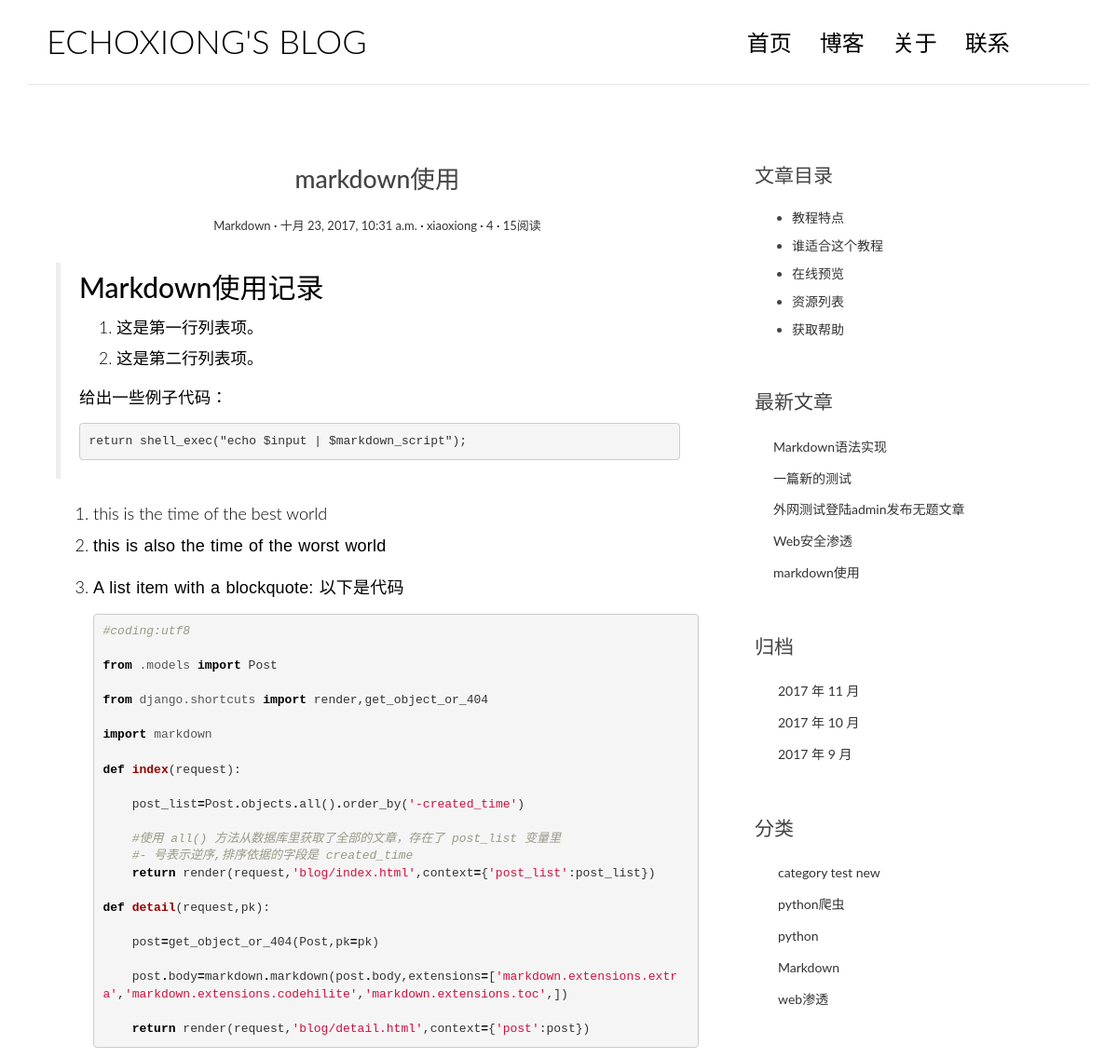
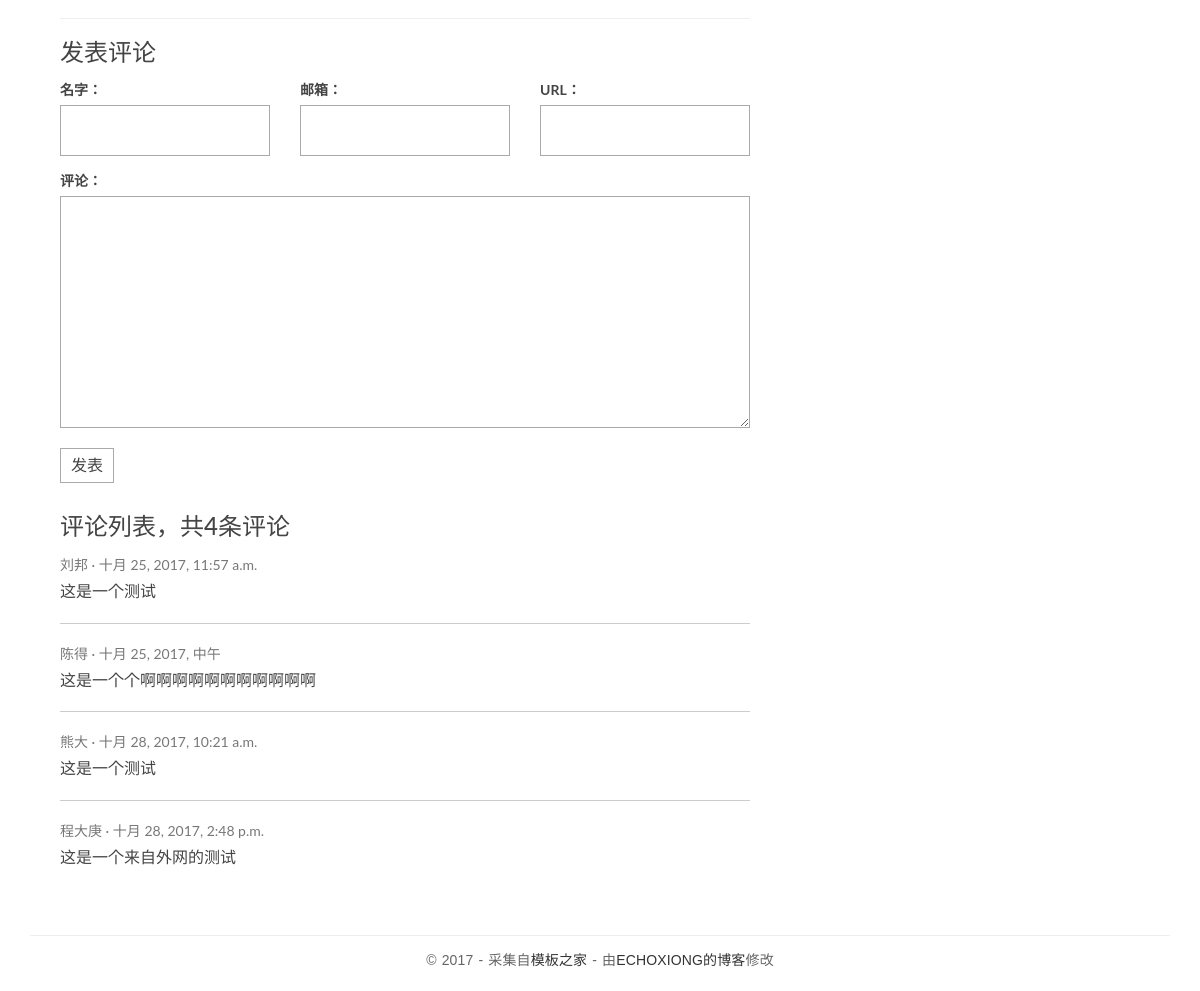
Screenshot of /post/3/ with the database file from the repository (2 pictures, top to bottom).
### blog/models.py (models this page shows, shortened)
class Post(models.Model):
    title=models.TextField()
    body=models.TextField()
    created_time=models.DateTimeField()
    modified_time=models.DateTimeField()
    views=models.PositiveIntegerField(default=0)
    def increase_views(self):
        self.views+=1
        self.save(update_fields=['views'])
    excerpt=models.CharField(max_length=200,blank=True)
    category=models.ForeignKey(Category)
    tags=models.ManyToManyField(Tag,blank=True)
    author=models.ForeignKey(User)
    def get_absolute_url(self):
        return reverse('blog:detail',kwargs={'pk':self.pk})
    def save(self,*args,**kwargs):
        if not self.excerpt: #如果没有填写摘要
            md=markdown.Markdown(extensions=['markdown.extensions.extra','markdown.extensions.codehilite'])
            self.excerpt=strip_tags(md.convert(self.body))[:54]
        super(Post,self).save(*args,**kwargs)
    class Meta:
        ordering=['-created_time']

class Category(models.Model):
    name=models.CharField(max_length=100)

### comments/models.py (models this page shows, shortened)
class Comment(models.Model):
    name=models.CharField(max_length=100)
    email=models.EmailField(max_length=255)
    url=models.URLField(blank=True)
    text=models.TextField()
    created_time=models.DateTimeField(auto_now_add=True)
    post=models.ForeignKey('blog.Post')

### blog/views.py (the view)
# urls.py: url(r'^post/(?P<pk>[0-9]+)/$',views.PostDetailView.as_view(),name='detail'),
class PostDetailView(DetailView):
    model = Post
    template_name = 'blog/detail.html'
    context_object_name = 'post'
    def get(self, request, *args, **kwargs):
        response = super(PostDetailView, self).get(request, *args, **kwargs)
        self.object.increase_views()
        return response
    def get_object(self, queryset=None):
        post = super(PostDetailView, self).get_object(queryset=None)
        post.body = markdown.markdown(post.body,
                                      extensions=[
                                          'markdown.extensions.extra',
                                          'markdown.extensions.codehilite',
                                          'markdown.extensions.toc',
                                      ])
        return post
    def get_context_data(self, **kwargs):
        context = super(PostDetailView, self).get_context_data(**kwargs)
        form = CommentForm()
        comment_list = self.object.comment_set.all()
        context.update({
            'form': form,
            'comment_list': comment_list
        })
        return context

### comments/forms.py
class CommentForm(forms.ModelForm):
    class Meta:     #在表单的内部类 Meta 里指定一些和表单相关的东西。
        model=Comment
        fields=['name','email','url','text']

### blog/templatetags/blog_tags.py (called while the page is built)
@register.simple_tag
def get_recent_posts(num=5):
    return Post.objects.all().order_by('-created_time')[:num]

@register.simple_tag
def archives():
    return Post.objects.dates('created_time','month',order='DESC')

@register.simple_tag
def get_categories():
    return Category.objects.all()

### templates/blog/detail.html (shortened to what this page needs)
{% extends 'base.html' %}
{% block main %}
                <article class="post post-{{ post.pk }}">
                    <header class="entry-header">
                        <h1 class="entry-title">{{ post.title }}</h1>
                        <div class="entry-meta">
                            <span class="post-category"><a href="#">{{ post.category.name }}</a></span>
                            <span class="post-date"><a href="#"><time class="entry-date"
                                                                      datetime="2012-11-09T23:15:57+00:00">{{ post.created_time }}</time></a></span>
                            <span class="post-author"><a href="#">{{ post.author }}</a></span>
                            <span class="comments-link"><a href="#">{{ post.comment_set.count }}</a></span>
                            <span class="views-count"><a href="#">{{ post.views }}阅读</a></span>
                        </div>
                    </header>
                    <div class="entry-content clearfix">
                        {{ post.body|safe }}
                </article>
                <section class="comment-area" id="comment-area">
                    <hr>
                    <h3>发表评论</h3>
				<form action="{% url 'comments:post_comment' post.pk %}" method="post" class="comment-form">
					<div class="row">
						<div class="col-md-4">
							<label for="{{ form.name.id_for_label }}">名字：</label>
							{{ form.name }}
						</div>
						<div class="col-md-4">
							<label for="{{ form.email.id_for_label }}">邮箱：</label>
							{{ form.email }}
						</div>
						<div class="col-md-4">
							<label for="{{ form.url.id_for_label }}">URL：</label>
							{{ form.url }}
						</div>
						<div class="col-md-12">
							<label for="{{ form.text.id_for_label }}">评论：</label>
							{{ form.text }}
							<button type="submit" class="comment-btn">发表</button>
						</div>
					</div>
				</form>
                    <div class="comment-list-panel">
                       <h3>评论列表，共{{ post.comment_set.count }}条评论</h3>
                        <ul class="comment-list list-unstyled">
						{% for comment in comment_list %}
							<li class="comment-item">
								<span class="nickname">{{comment.name}}</span>
								<time class="submit-date">{{comment.created_time}}</time>
								<div class="text">
								{{comment.text}}
								</div>
							</li>
							{% empty %}
							暂无评论
							{% endfor %}
						</ul>
                    </div>
                </section>
{% endblock main %}
{% block toc %}
                <div class="widget widget-content">
                    <h3 class="widget-title">文章目录</h3>
                    <ul>
                        <li>
                            <a href="#">教程特点</a>
                        </li>
                        <li>
                            <a href="#">谁适合这个教程</a>
                        </li>
                        <li>
                            <a href="#">在线预览</a>
                        </li>
                        <li>
                            <a href="#">资源列表</a>
                        </li>
                        <li>
                            <a href="#">获取帮助</a>
                        </li>
                    </ul>
                </div>
{% endblock toc %}

### templates/base.html (shortened to what this page needs)
{% load staticfiles %}
{% load blog_tags %}
<!DOCTYPE html>
<html>
<head>
    <link rel="stylesheet" href="{% static 'blog/css/bootstrap.min.css' %}">
    <link rel="stylesheet" href="http://code.ionicframework.com/ionicons/2.0.1/css/ionicons.min.css">
    <link rel="stylesheet" href="{% static 'blog/css/pace.css' %}">
    <link rel="stylesheet" href="{% static 'blog/css/custom.css' %}">
    <link rel="stylesheet" href="{% static 'blog/css/highlights/github.css' %}">
</head>
<body>
<div class="container">
    <header id="site-header">
        <div class="row">
            <div class="col-md-4 col-sm-5 col-xs-8">
                <div class="logo">
                    <h1><a href="{% url 'blog:index' %}">ECHOXIONG'S BLOG</a></h1>
                </div>
            </div>
            <div class="col-md-8 col-sm-7 col-xs-4">
                <nav class="main-nav" role="navigation">
                    <div class="collapse navbar-collapse" id="bs-example-navbar-collapse-1">
                        <ul class="nav navbar-nav navbar-right">
                            <li class="cl-effect-11"><a href="{% url 'blog:index' %}" data-hover="首页">首页</a></li>
                            <li class="cl-effect-11"><a href="{% url 'blog:index' %}" data-hover="博客">博客</a></li>
                            <li class="cl-effect-11"><a href="about.html" data-hover="关于">关于</a></li>
                            <li class="cl-effect-11"><a href="contact.html" data-hover="联系">联系</a></li>
                        </ul>
                    </div>
                </nav>
            </div>
        </div>
    </header>
</div>
<div class="content-body">
    <div class="container">
        <div class="row">
            <main class="col-md-8">
			   {% block main %}
				{% endblock main %}
            </main>
            <aside class="col-md-4">
                  {% block toc %}
				{% endblock toc %}
	<div class="widget widget-recent-posts">
		<h3 class="widget-title">最新文章</h3>
		{% get_recent_posts as recent_post_list %}
		<ul>
		{% for post in recent_post_list %}
			<li>
			<a href="{{ post.get_absolute_url }}">{{ post.title }}</a>
		</li>
		{% empty %}
		暂无文章！
		{% endfor %}
		</ul>
	</div>
	<div class="widget widget-archives">
		<h3 class="widget-title">归档</h3>
		{% archives as date_list %}
		<ul>
		{% for date in date_list %}
			<li>
				<a href="{% url 'blog:archives' date.year date.month %}">{{ date.year }} 年 {{ date.month }} 月</a>
			</li>
		{% empty %}
		暂无归档！
		{% endfor %}
		</ul>
	</div>
	<div class="widget widget-category">
		<h3 class="widget-title">分类</h3>
		{% get_categories as category_list %}
	<ul>
		{% for category in category_list %}
		<li>
			<a href="{% url 'blog:category' category.pk %}">{{ category.name }}</a>
		</li>
		{% empty %}
		暂无分类！
		{% endfor %}
	</ul>
	</div>
            </aside>
        </div>
    </div>
</div>
<footer id="site-footer">
    <div class="container">
        <div class="row">
            <div class="col-md-12">
                <p class="copyright">&copy 2017 - 采集自<a href="http://www.cssmoban.com/"
                                                        target="_blank" title="模板之家">模板之家</a>
                    - 由<a href="http://zmrenwu.com/" title="网页模板" target="_blank">ECHOXIONG的博客</a>修改
                </p>
            </div>
        </div>
    </div>
</footer>
</body>
</html>

### blog/static/blog/css/custom.css (style rules this page uses)
* { outline: none; }
h1, h2, h3, h4, h5, h6 { margin-top: 0; }
a { color: #333; }
body { color: #444; font-family: 'Lato', sans-serif; }
p { font-family: 'Ubuntu', sans-serif; font-weight: 400; word-spacing: 1px; letter-spacing: 0.01em; }
#site-header { background-color: #FFF; padding: 25px 20px; margin-bottom: 40px; border-bottom: 1px solid #e7e7e7; }
.logo h1 a { color: #000; }
.logo h1 { margin: 0; font-family: 'Lato', sans-serif; font-weight: 300; }
.main-nav { margin-top: 11px; max-width: 95%; }
.main-nav a { color: #000000 !important; padding: 0 0 5px 0 !important; margin-right: 30px; font-family: 'Lato', sans-serif; font-weight: 300; font-size: 24px; }
.cl-effect-11 a { padding: 10px 0; color: #0972b4; text-shadow: none; }
.cl-effect-11 a::before { position: absolute; top: 0; left: 0; overflow: hidden; padding: 0 0 5px 0 !important; max-width: 0; border-bottom: 1px solid #000; color: #000; content: attr(data-hover); white-space: nowrap; -webkit-transition: max-width 0.5s; -moz-transition: max-width 0.5s; transition: max-width 0.5s; }
.content-body { padding-bottom: 4em; }
.post { background: #fff; padding: 30px 30px 0; }
.entry-title { text-align: center; font-size: 1.9em; margin-bottom: 20px; line-height: 1.6; padding: 10px 20px 0; }
.entry-meta { text-align: center; color: #DDDDDD; font-size: 13px; margin-bottom: 30px; }
.entry-content { font-size: 18px; line-height: 1.9; font-weight: 300; color: #000; }
.post-category::after, .post-date::after, .post-author::after, .comments-link::after { content: ' ·'; color: #000; }
.widget { background: #fff; padding: 30px 0 0; }
.widget-title { font-size: 1.5em; margin-bottom: 20px; line-height: 1.6; padding: 10px 0 0; font-weight: 400; }
.widget-recent-posts ul { padding: 0; margin: 0; padding-left: 20px; }
.widget-recent-posts ul li { list-style-type: none; position: relative; line-height: 170%; margin-bottom: 10px; }
.widget-recent-posts ul li::before { content: '\f3d3'; font-family: "Ionicons"; position: absolute; left: -17px; top: 3px; font-size: 16px; color: #000; }
.widget-archives ul { padding: 0; margin: 0; padding-left: 25px; }
.widget-archives ul li { list-style-type: none; position: relative; line-height: 170%; margin-bottom: 10px; }
.widget-archives ul li::before { content: '\f3f3'; font-family: "Ionicons"; position: absolute; left: -25px; top: 1px; font-size: 16px; color: #000; }
.widget-category ul { padding: 0; margin: 0; padding-left: 25px; }
.widget-category ul li { list-style-type: none; position: relative; line-height: 170%; margin-bottom: 10px; }
.widget-category ul li::before { content: '\f3fe'; font-family: "Ionicons"; position: absolute; left: -25px; top: 1px; font-size: 18px; color: #000; }
.widget-content ul li { margin-bottom: 10px; }
#site-footer { padding-top: 10px; padding: 0 0 1.5em 0; }
.copyright { text-align: center; padding-top: 1em; margin: 0; border-top: 1px solid #eee; color: #666; }
.contact-form input, .comment-form input { border: 1px solid #aaa; margin-bottom: 15px; width: 100%; padding: 15px 15px; font-size: 16px; line-height: 100%; transition: 0.4s border-color linear; }
.contact-form textarea, .comment-form textarea { border: 1px solid #aaa; margin-bottom: 15px; width: 100%; padding: 15px 15px; font-size: 16px; line-height: 20px !important; min-height: 183px; transition: 0.4s border-color linear; }
.comment-area { padding: 0 30px 0; }
.comment-form { margin-top: 15px; }
.comment-form .comment-btn { background-color: #fff; border: 1px solid #aaa; font-size: 16px; padding: 5px 10px; }
.comment-list-panel { margin-top: 30px; }
.comment-list { margin-top: 15px; }
.comment-item:not(:last-child) { border-bottom: 1px #ccc solid; margin-bottom: 20px; padding-bottom: 20px; }
.comment-item .nickname, .comment-item .submit-date { color: #777; font-size: 14px; }
.comment-item .nickname:after { content: ' ·'; }
.comment-item .text { padding-top: 5px; font-size: 16px; }

### blog/static/blog/css/highlights/github.css (style rules this page uses)
.codehilite .k { color: #000000; font-weight: bold }
.codehilite .o { color: #000000; font-weight: bold }
.codehilite .c1 { color: #999988; font-style: italic }
.codehilite .kn { color: #000000; font-weight: bold }
.codehilite .nf { color: #990000; font-weight: bold }
.codehilite .nn { color: #555555 }
.codehilite .w { color: #bbbbbb }
.codehilite .s1 { color: #d01040 }

### rows the page displays
Post: title "markdown使用", category.name "Markdown", created_time "十月 23, 2017, 10:31 a.m.", author "xiaoxiong", comment_set.count "4", views "15", body "Markdown使用记录 这是第一行列表项。 这是第二行列表项。 给出一些例子代码： return shell_exec(\"echo $input | $markdown_script\"); this is the time of the best world this is also the time of the worst world A list item with a blockquote: 以下是代码 #coding:utf8 from .models import Post from django.shortcuts import render , get_object_or_404 import markdown def index ( request ): post_list = Post . objects . all () . order_by ( '-created_time' ) #使用 all() 方法从数据库里获取了全部的文章，存在了 post_list 变量里 #- 号表示逆序,排序依据的字段是 created_time return render ( request , 'blog/index.html' , context = { 'post_list' : post_list }) def detail ( request , pk ): post = get_object_or_404 ( Post , pk = pk ) post . body = markdown . markdown ( post . body ,…"
Comment: name "刘邦", created_time "十月 25, 2017, 11:57 a.m.", text "这是一个测试"
Comment: name "陈得", created_time "十月 25, 2017, 中午", text "这是一个个啊啊啊啊啊啊啊啊啊啊啊"
Comment: name "熊大", created_time "十月 28, 2017, 10:21 a.m.", text "这是一个测试"
Comment: name "程大庚", created_time "十月 28, 2017, 2:48 p.m.", text "这是一个来自外网的测试"
Post: title "Markdown语法实现"
Post: title "一篇新的测试"
Post: title "外网测试登陆admin发布无题文章"
Post: title "Web安全渗透"
Category: name "category test new"
Category: name "python爬虫"
Category: name "python"
Category: name "Markdown"
Category: name "web渗透"

### other values shown
{{ date.year }} "2017" "2017" "2017"
{{ date.month }} "11" "10" "9"
